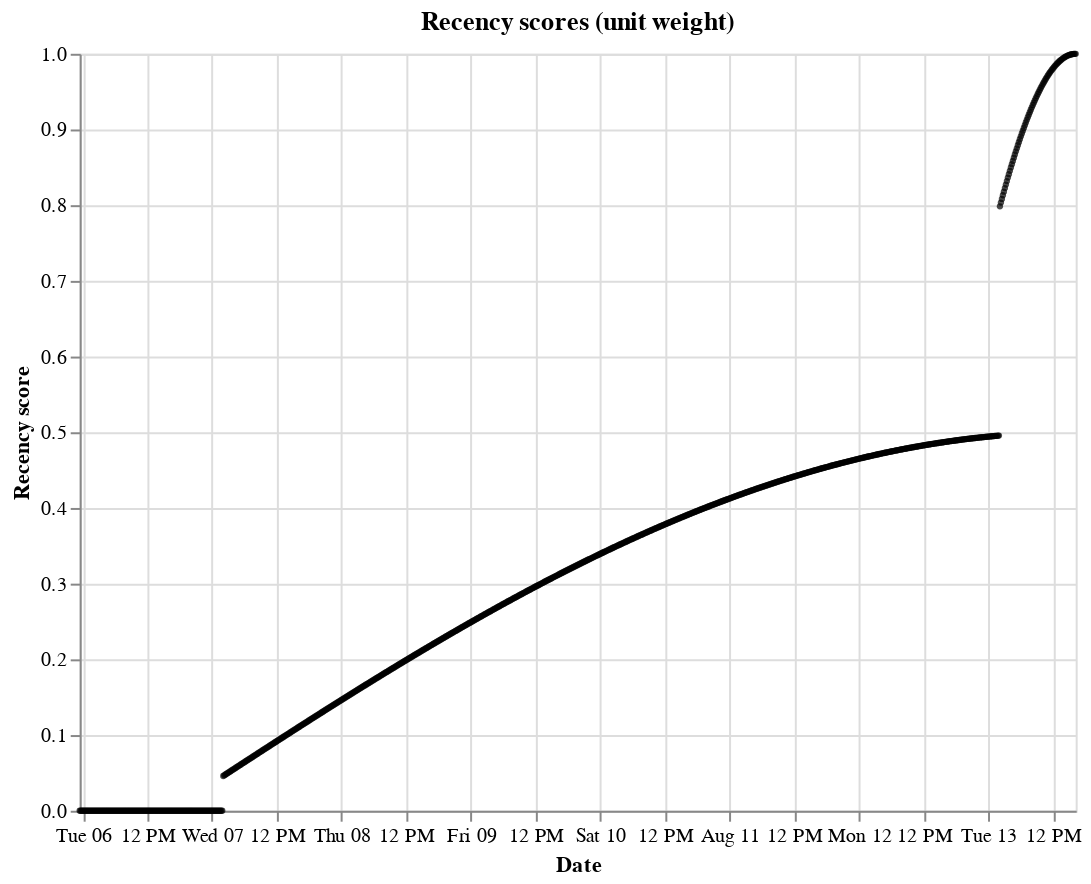

Notebook cell for this chart:
### Markdown cell above
## Periods
You can provide the recency space key dates of interest (periods) to customize the recency space to your requirements.

### Code cell
custom_recency_space = sl.RecencySpace(
    timestamp=post.created_at,
    period_time_list=[
        sl.PeriodTime(timedelta(days=1)),  # One unit of the signal should be the previous day.
        sl.PeriodTime(timedelta(days=7)),  # Another unit should be the previous week.
        # Anything else should get a zero score.
    ],
)

sl.RecencyPlotter(custom_recency_space).plot_recency_curve()

### Figure 1 — Vega-Lite specification as saved in the notebook (floating-point values rounded to 4 significant figures; data arrays with more than 128 entries replaced by an {"elided": "..."} marker saying what was removed)
{"$schema": "https://vega.github.io/schema/vega-lite/v5.16.3.json", "config": {"view": {"continuousHeight": 300, "continuousWidth": 300}}, "data": {"name": "data-b2491458dc6d8b286330e597276cd59f"}, "datasets": {"data-b2491458dc6d8b286330e597276cd59f": {"elided": "1000 records"}}, "encoding": {"tooltip": [{"field": "date", "type": "temporal"}], "x": {"field": "date", "title": "Date", "type": "temporal"}, "y": {"field": "score", "title": "Recency score", "type": "quantitative"}}, "height": 380, "mark": {"color": "black", "filled": true, "size": 10, "type": "point"}, "title": "Recency scores (unit weight)", "width": 500}
